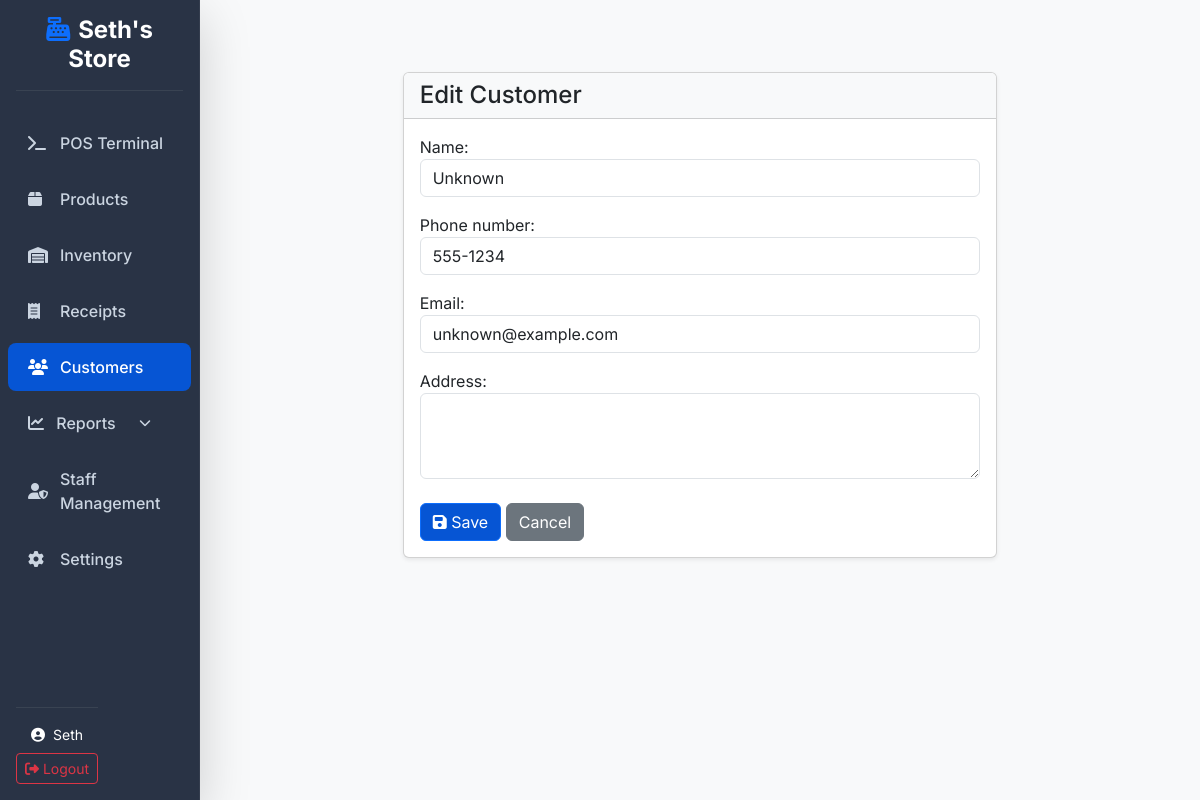
Screenshot of /customers/edit/1/ (signed in) with the database file from the repository.
### accounts/models.py (models this page shows, shortened)
class User(AbstractUser):
    ROLE_CHOICES = (
        ('admin', 'Administrator'),
        ('manager', 'Manager'),
        ('cashier', 'Cashier'),
    )
    role = models.CharField(max_length=20, choices=ROLE_CHOICES, default='cashier')

### customers/models.py (models this page shows, shortened)
class Customer(models.Model):
    name = models.CharField(max_length=200)
    phone_number = models.CharField(max_length=20, null=True, blank=True)
    email = models.EmailField(null=True, blank=True)
    address = models.TextField(null=True, blank=True)
    loyalty_points = models.IntegerField(default=0)

### customers/views.py (the view)
# urls.py: path('edit/<int:pk>/', views.edit_customer, name='edit'),
@login_required
@role_required(['admin', 'manager'])
def edit_customer(request, pk):
    customer = get_object_or_404(Customer, pk=pk)
    if request.method == 'POST':
        form = CustomerForm(request.POST, instance=customer)
        if form.is_valid():
            form.save()
            messages.success(request, "Customer updated successfully.")
            return redirect('customers:list')
    else:
        form = CustomerForm(instance=customer)
    return render(request, 'customers/form.html', {'form': form, 'title': 'Edit Customer'})

### customers/views.py
class CustomerForm(forms.ModelForm):
    class Meta:
        model = Customer
        fields = ['name', 'phone_number', 'email', 'address']
        widgets = {
            'name': forms.TextInput(attrs={'class': 'form-control'}),
            'phone_number': forms.TextInput(attrs={'class': 'form-control'}),
            'email': forms.EmailInput(attrs={'class': 'form-control'}),
            'address': forms.Textarea(attrs={'class': 'form-control', 'rows': 3}),
        }

### templates/customers/form.html (shortened to what this page needs)
{% extends 'base.html' %}
{% block content %}
<div class="row justify-content-center">
    <div class="col-md-8">
        <div class="card shadow-sm mt-4">
            <div class="card-header bg-light">
                <h4 class="mb-0">{{ title }}</h4>
            </div>
            <div class="card-body">
                <form method="post">
                    {{ form.as_p }}
                    <div class="mt-4">
                        <button type="submit" class="btn btn-primary"><i class="fas fa-save"></i> Save</button>
                        <a href="{% url 'customers:list' %}" class="btn btn-secondary">Cancel</a>
                    </div>
                </form>
            </div>
        </div>
    </div>
</div>
{% endblock %}

### templates/base.html (shortened to what this page needs)
<!DOCTYPE html>
{% load static %}
<html lang="en">
<head>
    <link href="https://cdn.jsdelivr.net/npm/bootstrap@5.3.0/dist/css/bootstrap.min.css" rel="stylesheet">
    <link rel="stylesheet" href="https://cdnjs.cloudflare.com/ajax/libs/font-awesome/6.4.0/css/all.min.css">
    <link rel="stylesheet" href="{% static 'css/modern-pos.css' %}">
</head>
<body>
    {% if user.is_authenticated %}
    <div class="container-fluid p-0">
        <div class="row g-0">
            <nav class="col-md-3 col-lg-2 d-md-block sidebar collapse shadow-lg glass-panel z-3">
                <div class="sidebar-sticky pt-3">
                    <div class="px-3 mb-4 text-center">
                        <h4 class="text-white fw-bold"><i class="fas fa-cash-register me-2 text-primary"></i>Seth's
                            Store
                        </h4>
                        <hr class="text-secondary opacity-25">
                    </div>
                    <ul class="nav flex-column px-2">
                        <li class="nav-item">
                            <a class="nav-link {% if request.resolver_match.url_name == 'pos' %}active{% endif %}"
                                href="{% url 'sales:pos' %}">
                                <i class="fas fa-terminal"></i> POS Terminal
                            </a>
                        </li>
                        <li class="nav-item">
                            <a class="nav-link {% if 'products' in request.path %}active{% endif %}"
                                href="{% url 'products:list' %}">
                                <i class="fas fa-box"></i> Products
                            </a>
                        </li>
                        <li class="nav-item">
                            <a class="nav-link {% if 'inventory' in request.path %}active{% endif %}"
                                href="{% url 'inventory:list' %}">
                                <i class="fas fa-warehouse"></i> Inventory
                            </a>
                        </li>
                        <li class="nav-item">
                            <a class="nav-link {% if 'receipts' in request.path %}active{% endif %}"
                                href="{% url 'sales:receipts' %}">
                                <i class="fas fa-receipt"></i> Receipts
                            </a>
                        </li>
                        <li class="nav-item">
                            <a class="nav-link {% if 'customers' in request.path %}active{% endif %}"
                                href="{% url 'customers:list' %}">
                                <i class="fas fa-users"></i> Customers
                            </a>
                        </li>
                        <li class="nav-item">
                            <a class="nav-link {% if 'reports' in request.path %}active{% endif %} d-flex align-items-center justify-content-between"
                                data-bs-toggle="collapse" href="#reportsMenu" role="button"
                                aria-expanded="{% if 'reports' in request.path %}true{% else %}false{% endif %}"
                                aria-controls="reportsMenu">
                                <span><i class="fas fa-chart-line me-1"></i> Reports</span>
                                <i class="fas fa-chevron-down" style="font-size: 0.75rem;"></i>
                            </a>
                        </li>
                        {% if user.role == 'admin' %}
                        <li class="nav-item">
                            <a class="nav-link {% if 'accounts/employees' in request.path %}active{% endif %}"
                                href="{% url 'accounts:employee_list' %}">
                                <i class="fas fa-user-shield"></i> Staff Management
                            </a>
                        </li>
                        <li class="nav-item">
                            <a class="nav-link" href="{% url 'admin:index' %}">
                                <i class="fas fa-cog"></i> Settings
                            </a>
                        </li>
                        {% endif %}
                    </ul>
                    <div class="mt-auto p-3 text-center" style="position: absolute; bottom: 0; width: inherit;">
                        <hr class="text-secondary opacity-25">
                        <div class="text-white small mb-2">
                            <i class="fas fa-user-circle me-1"></i> {{ user.username }}
                        </div>
                        <form action="{% url 'accounts:logout' %}" method="post">
                            <button type="submit" class="btn btn-outline-danger btn-sm w-100">
                                <i class="fas fa-sign-out-alt"></i> Logout
                            </button>
                        </form>
                    </div>
                </div>
            </nav>
            <main class="col-md-9 ms-sm-auto col-lg-10 px-md-5 py-5 min-vh-100 bg-light">
                {% block content %}{% endblock %}
            </main>
        </div>
    </div>
    {% else %}
    <main class="container py-5">
        {% block auth_content %}{% endblock %}
    </main>
    {% endif %}
</body>
</html>

### static/css/modern-pos.css (style rules this page uses)
:root { --primary-color: #0655d4; --secondary-color: #64748b; --success-color: #10b981; --danger-color: #ef4444; --warning-color: #f59e0b; --info-color: #06b6d4; --dark-bg: #1e293b; --light-bg: #f8fafc; --sidebar-bg: #1e293b; --card-bg: #ffffff; --text-primary: #1e293b; --text-secondary: #64748b; --border-color: #e2e8f0; --shadow-sm: 0 2px 4px rgba(0, 0, 0, 0.05), 0 1px 2px rgba(0, 0, 0, 0.1); --shadow-md: 0 10px 15px -3px rgba(0, 0, 0, 0.08), 0 4px 6px -2px rgba(0, 0, 0, 0.04); --shadow-lg: 0 20px 25px -5px rgba(0, 0, 0, 0.1), 0 10px 10px -5px rgba(0, 0, 0, 0.04); --shadow-glow: 0 0 20px rgba(6, 85, 212, 0.2); --transition: all 0.3s cubic-bezier(0.4, 0, 0.2, 1); --border-radius-lg: 20px; --border-radius-md: 12px; }
* { margin: 0; padding: 0; box-sizing: border-box; }
body { font-family: 'Inter', -apple-system, BlinkMacSystemFont, 'Segoe UI', Roboto, sans-serif; background: var(--light-bg); color: var(--text-primary); transition: var(--transition); }
.sidebar { background: var(--sidebar-bg); box-shadow: var(--shadow-lg); min-height: 100vh; transition: var(--transition); border-right: 1px solid rgba(255,255,255,0.05); }
.glass-panel { background: rgba(30, 41, 59, 0.95); backdrop-filter: blur(12px); -webkit-backdrop-filter: blur(12px); }
.sidebar .nav-link { color: #cbd5e1; padding: 12px 20px; margin: 4px 0; border-radius: 8px; transition: var(--transition); display: flex; align-items: center; text-decoration: none; font-weight: 500; }
.sidebar .nav-link.active { background: var(--primary-color); color: #ffffff; }
.sidebar .nav-link i { width: 20px; margin-right: 12px; }
.btn-primary { background: var(--primary-color); color: white; }

### rows the page displays
User: username "Seth"
Customer: name "Unknown", phone_number "555-1234", email "unknown@example.com"

### other values shown
{{ title }} "Edit Customer"
